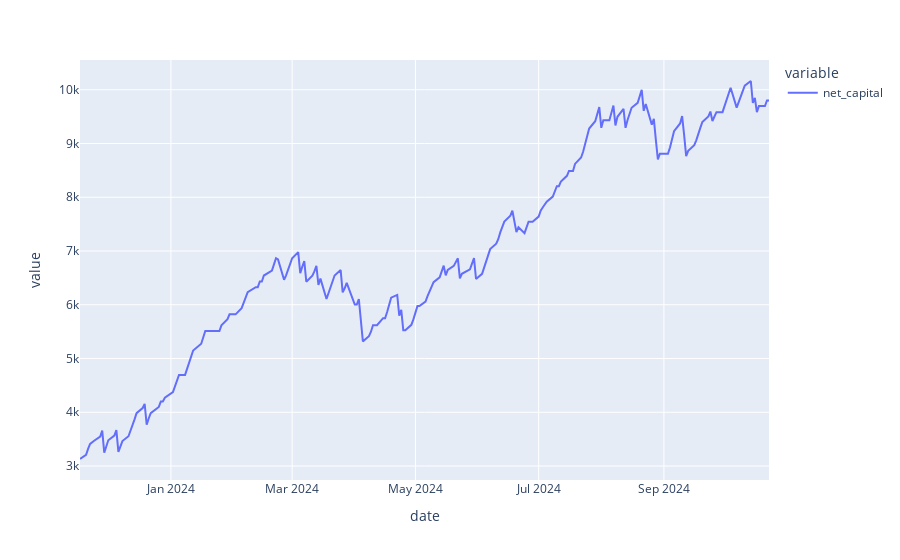

This figure's notebook cell:
### Markdown cell above
### Meta-labeled Strategy Backtest

### Code cell
# Take the meta-model's trade/no trade reccomendations and add them to the base strategy backtest DataFrame to create a meta-labeled backtest DataFrame.
# We will now only calculate PnL for a given day if the meta-model recommends to trade, setting net PnL to 0, effectively skipping the day otherwise
metalabeled_strat_backtest_df = base_backtest_df.copy()
aligned_preds = metalabeled_backtest_df['predicted_avoid_trade'].reindex(metalabeled_strat_backtest_df.index)
metalabeled_strat_backtest_df['predicted_avoid_trade'] = aligned_preds
metalabeled_strat_backtest_df = metalabeled_strat_backtest_df.dropna()
metalabeled_strat_backtest_df['predicted_avoid_trade'] = metalabeled_strat_backtest_df['predicted_avoid_trade'].astype(int)

metalabeled_strat_backtest_df['gross_pnl'] = metalabeled_strat_backtest_df.apply(calculate_pnl, axis=1)
metalabeled_strat_backtest_df['net_pnl'] = np.where(metalabeled_strat_backtest_df['predicted_avoid_trade'] == 0, metalabeled_strat_backtest_df['gross_pnl'] * metalabeled_strat_backtest_df['contracts'] - metalabeled_strat_backtest_df['fees'], 0)

capital = 3000

metalabeled_strat_backtest_df['net_capital'] = capital + (metalabeled_strat_backtest_df['net_pnl']*100).cumsum()
metalabeled_strat_backtest_df['day_begin_net_capital'] = metalabeled_strat_backtest_df['net_capital'] - (metalabeled_strat_backtest_df['net_pnl']*100)
metalabeled_strat_backtest_df['cumulative_pnl'] = metalabeled_strat_backtest_df['net_pnl'].cumsum()
metalabeled_strat_backtest_df['pct_return'] = (metalabeled_strat_backtest_df['net_pnl']* 100)/ metalabeled_strat_backtest_df['day_begin_net_capital']

# Plot and metrics
px.line(metalabeled_strat_backtest_df['net_capital']).show()
print(f"Meta-labeled strategy Sharpe: {round(sharpe_ratio(returns=metalabeled_strat_backtest_df['pct_return']), 2)}")

metalabeled_strat_win_rate = len(metalabeled_strat_backtest_df[metalabeled_strat_backtest_df['net_pnl'] > 0]) / len(metalabeled_strat_backtest_df[metalabeled_strat_backtest_df['predicted_avoid_trade'] == 0])
metalabeled_strat_avg_win = metalabeled_strat_backtest_df[metalabeled_strat_backtest_df['net_pnl'] > 0]['net_pnl'].mean() * 100
metalabeled_strat_avg_loss = abs(metalabeled_strat_backtest_df[metalabeled_strat_backtest_df['net_pnl'] < 0]['net_pnl'].mean() * 100)

print(f"Meta-labeled strategy win rate: {round(metalabeled_strat_win_rate * 100, 2)}%")
print(f"Meta-labeled strategy average win: ${round(metalabeled_strat_avg_win, 2)}")
print(f"Meta-labeled strategy average loss: ${round(metalabeled_strat_avg_loss, 2)}")
print(f"Meta-labeled strategy expected value per trade: ${round((metalabeled_strat_avg_win * metalabeled_strat_win_rate) - (metalabeled_strat_avg_loss * (1 - metalabeled_strat_win_rate)), 2)}")

### Figure 1 — Plotly figure (JSON) as saved in the notebook; plotly's stock layout.template omitted (floating-point values rounded to 4 significant figures; data arrays with more than 128 entries replaced by an {"elided": "..."} marker saying what was removed)
{"data": [{"hovertemplate": "variable=net_capital<br>date=%{x}<br>value=%{y}<extra></extra>", "legendgroup": "net_capital", "line": {"color": "#636efa", "dash": "solid"}, "marker": {"symbol": "circle"}, "mode": "lines", "name": "net_capital", "orientation": "v", "showlegend": true, "type": "scatter", "x": {"elided": "233 str values"}, "xaxis": "x", "y": {"elided": "233 float values"}, "yaxis": "y"}], "layout": {"legend": {"title": {"text": "variable"}, "tracegroupgap": 0}, "margin": {"t": 60}, "xaxis": {"anchor": "y", "domain": [0, 1], "title": {"text": "date"}}, "yaxis": {"anchor": "x", "domain": [0, 1], "title": {"text": "value"}}}}
